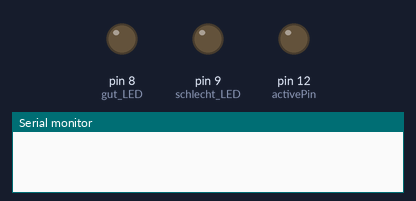
A sketch run on a simulated Arduino Uno, built with avr-gcc and run on an emulated ATmega328P. On the bench: output pins drawn as LEDs (lit = HIGH), the last lines printed to the serial monitor.

Above: at 0.1 s.
At 11.1 s:
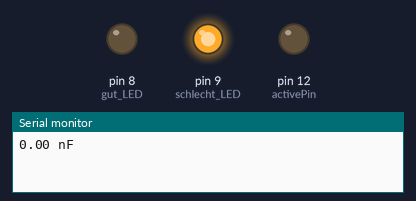
Timing chart, 0 to 12.6 s (numbered marks = the images above):
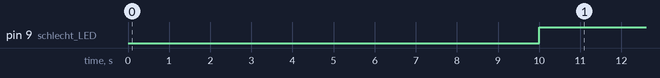

Measured:
- by itself, pin 9 (schlecht_LED): LOW → HIGH at 10.0 s

The sketch:

Elkodino2.ino
```cpp
/*

 Author:        Wolfgang Reh

 Website:        http://www.rehlux.de

 Version:        V1.0

 Date:           16.01.2013

 Last modified:  16.01.2013

 Description:    Durch die Bestimmung der Ladezeit wird die Kapazität
                 eines Kondensators gemessen und über die serielle
                 Schnittstelle ausgegeben.

 Referenz:

 */

float cal = 0.49;
int activePin = 12;
int gut_LED = 8;
int schlecht_LED = 9;
float Sollwert = 100000.0;
float Toleranz = 10.0;
float chargingTime = 0.0;
float capacity = 0.0;


void setup() {
  pinMode(gut_LED,OUTPUT);
  pinMode(schlecht_LED,OUTPUT);
  Serial.begin(9600);
}


void loop() {
  pinMode(activePin,OUTPUT);
  digitalWrite(activePin,LOW);
  chargingTime=0.0;
  delay(10000);

  pinMode(activePin,INPUT);
  digitalWrite(activePin,HIGH);

  while(!digitalRead(activePin)){
    chargingTime++;
  }

  capacity=chargingTime*cal;

  Toleranz_Anzeige(capacity,Sollwert,Toleranz,gut_LED,schlecht_LED);

  if(capacity < 1000){
    Serial.print(capacity);
    Serial.println(" nF        ");
  }

  else{
    capacity = capacity/1000;
    Serial.print(capacity);
    Serial.println(" uF        ");

  }

  delay(1000);
}

void Toleranz_Anzeige(float Messwert, float Sollwert, float Toleranz, int gut_LED, int schlecht_LED) {
  float x;
  x = Messwert - Sollwert;
  x = abs(x);

  Toleranz = Sollwert * Toleranz / 100;

  if (x <= Toleranz) {
    digitalWrite(schlecht_LED,LOW);
    digitalWrite(gut_LED,HIGH);
  }

  else {
    digitalWrite(gut_LED,LOW);
    digitalWrite(schlecht_LED,HIGH);
  }
}
```
